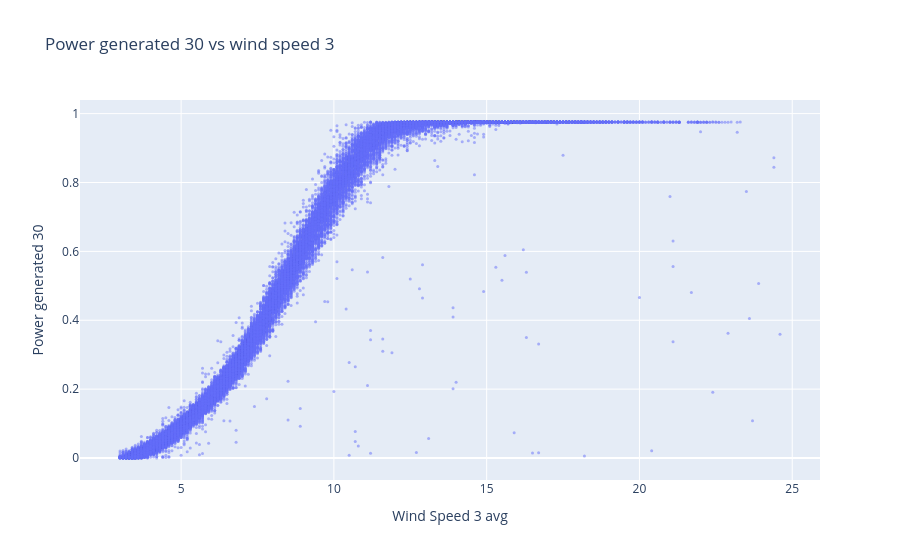

Here is the notebook cell this chart was saved with:
### Code cell
fig = go.Figure()

fig.add_traces(
    go.Scatter(
        x = power_generated_curve["wind_speed_3_avg"],
        y = power_generated_curve["power_30_avg"],
        mode="markers",
        marker=dict(size=3, opacity=0.5)
    )
)

fig.update_layout(
    xaxis_title = "Wind Speed 3 avg",
    yaxis_title = "Power generated 30",
    title = "Power generated 30 vs wind speed 3"
)

fig.show()

### Figure 1 — Plotly figure (JSON) as saved in the notebook; plotly's stock layout.template omitted (floating-point values rounded to 4 significant figures; data arrays with more than 128 entries replaced by an {"elided": "..."} marker saying what was removed)
{"data": [{"marker": {"opacity": 0.5, "size": 3}, "mode": "markers", "type": "scatter", "x": {"elided": "33723 float values"}, "y": {"elided": "33723 float values"}}], "layout": {"title": {"text": "Power generated 30 vs wind speed 3"}, "xaxis": {"title": {"text": "Wind Speed 3 avg"}}, "yaxis": {"title": {"text": "Power generated 30"}}}}
